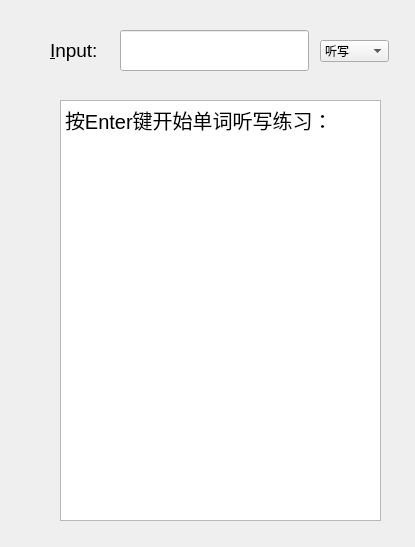
<?xml version="1.0" encoding="UTF-8"?>
<ui version="4.0">
 <class>wordInput</class>
 <widget class="QWidget" name="wordInput">
  <property name="geometry">
   <rect>
    <x>0</x>
    <y>0</y>
    <width>415</width>
    <height>547</height>
   </rect>
  </property>
  <property name="windowTitle">
   <string>WordInput</string>
  </property>
  <widget class="QLabel" name="label">
   <property name="geometry">
    <rect>
     <x>50</x>
     <y>30</y>
     <width>60</width>
     <height>41</height>
    </rect>
   </property>
   <property name="font">
    <font>
     <pointsize>14</pointsize>
    </font>
   </property>
   <property name="text">
    <string>&amp;Input: </string>
   </property>
   <property name="buddy">
    <cstring>lineEdit</cstring>
   </property>
  </widget>
  <widget class="QLineEdit" name="lineEdit">
   <property name="geometry">
    <rect>
     <x>120</x>
     <y>30</y>
     <width>189</width>
     <height>41</height>
    </rect>
   </property>
   <property name="font">
    <font>
     <pointsize>15</pointsize>
    </font>
   </property>
   <property name="text">
    <string/>
   </property>
  </widget>
  <widget class="QStackedWidget" name="stackedWidget">
   <property name="geometry">
    <rect>
     <x>50</x>
     <y>80</y>
     <width>331</width>
     <height>441</height>
    </rect>
   </property>
   <property name="currentIndex">
    <number>0</number>
   </property>
   <widget class="QWidget" name="page_3">
    <widget class="QTextEdit" name="textEdit_3">
     <property name="geometry">
      <rect>
       <x>10</x>
       <y>20</y>
       <width>321</width>
       <height>421</height>
      </rect>
     </property>
     <property name="font">
      <font>
       <pointsize>15</pointsize>
      </font>
     </property>
     <property name="html">
      <string>&lt;!DOCTYPE HTML PUBLIC &quot;-//W3C//DTD HTML 4.0//EN&quot; &quot;http://www.w3.org/TR/REC-html40/strict.dtd&quot;&gt;
&lt;html&gt;&lt;head&gt;&lt;meta name=&quot;qrichtext&quot; content=&quot;1&quot; /&gt;&lt;style type=&quot;text/css&quot;&gt;
p, li { white-space: pre-wrap; }
&lt;/style&gt;&lt;/head&gt;&lt;body style=&quot; font-family:'SimSun'; font-size:15pt; font-weight:400; font-style:normal;&quot;&gt;
&lt;p style=&quot; margin-top:0px; margin-bottom:0px; margin-left:0px; margin-right:0px; -qt-block-indent:0; text-indent:0px;&quot;&gt;按Enter键开始单词听写练习：&lt;/p&gt;&lt;/body&gt;&lt;/html&gt;</string>
     </property>
    </widget>
   </widget>
   <widget class="QWidget" name="page_2">
    <widget class="QTextEdit" name="textEdit_2">
     <property name="geometry">
      <rect>
       <x>0</x>
       <y>10</y>
       <width>331</width>
       <height>441</height>
      </rect>
     </property>
     <property name="font">
      <font>
       <pointsize>15</pointsize>
      </font>
     </property>
     <property name="html">
      <string>&lt;!DOCTYPE HTML PUBLIC &quot;-//W3C//DTD HTML 4.0//EN&quot; &quot;http://www.w3.org/TR/REC-html40/strict.dtd&quot;&gt;
&lt;html&gt;&lt;head&gt;&lt;meta name=&quot;qrichtext&quot; content=&quot;1&quot; /&gt;&lt;style type=&quot;text/css&quot;&gt;
p, li { white-space: pre-wrap; }
&lt;/style&gt;&lt;/head&gt;&lt;body style=&quot; font-family:'SimSun'; font-size:15pt; font-weight:400; font-style:normal;&quot;&gt;
&lt;p style=&quot; margin-top:0px; margin-bottom:0px; margin-left:0px; margin-right:0px; -qt-block-indent:0; text-indent:0px;&quot;&gt;请输入要查询的规则动词的不定式，&lt;/p&gt;
&lt;p style=&quot; margin-top:0px; margin-bottom:0px; margin-left:0px; margin-right:0px; -qt-block-indent:0; text-indent:0px;&quot;&gt;然后按Enter键确认&lt;/p&gt;&lt;/body&gt;&lt;/html&gt;</string>
     </property>
    </widget>
   </widget>
   <widget class="QWidget" name="page">
    <widget class="QTextEdit" name="textEdit">
     <property name="geometry">
      <rect>
       <x>0</x>
       <y>10</y>
       <width>331</width>
       <height>441</height>
      </rect>
     </property>
     <property name="font">
      <font>
       <pointsize>15</pointsize>
      </font>
     </property>
    </widget>
   </widget>
  </widget>
  <widget class="QComboBox" name="comboBox">
   <property name="geometry">
    <rect>
     <x>320</x>
     <y>40</y>
     <width>69</width>
     <height>22</height>
    </rect>
   </property>
   <item>
    <property name="text">
     <string>听写</string>
    </property>
   </item>
   <item>
    <property name="text">
     <string>自测</string>
    </property>
   </item>
   <item>
    <property name="text">
     <string>查词</string>
    </property>
   </item>
  </widget>
 </widget>
 <tabstops>
  <tabstop>comboBox</tabstop>
  <tabstop>textEdit</tabstop>
  <tabstop>lineEdit</tabstop>
  <tabstop>textEdit_2</tabstop>
  <tabstop>textEdit_3</tabstop>
 </tabstops>
 <resources/>
 <connections/>
</ui>
